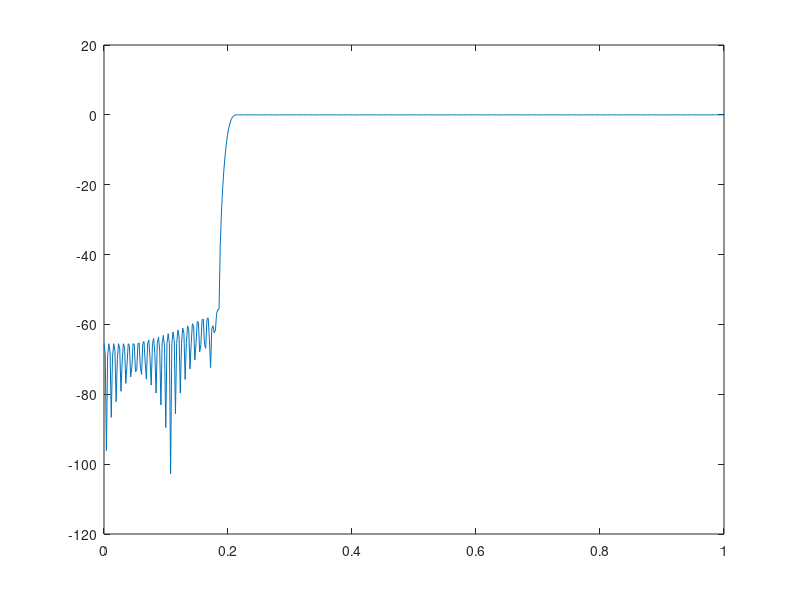

The MATLAB source for this figure: (Note: this script raises an error after producing the figure.)
%% Experiment - 4
% Exercise - 2
clc;
clear;

%% High pass FIR filter design using the window method
w_s = 0.2;  % Stop band frequency
w_p = 0.3;  % Pass band frequency
w_c = w_s + (w_p - w_s) / 2;  % Cut-off frequency

k = 4;  % Hamming window
N = ceil((2 * k * pi) / (w_p - w_s));  % Order of filter
win = window(@hamming, N+1);  % Hamming window
NUM = fir1(N, w_s, 'high', win);  % Numerator coefficients of T[z]
DEN = [1];  % Denominator coefficients of T[z]

[H, W] = freqz(NUM, DEN);  % Frequency response

figure; grid ON;
plot(W / pi, 20 * log10(abs(H)))  % Magnitude spectrum
title('Magnitude spectrum of High pass FIR filter', "Ashrith 200902016");
xlabel('Normalized Frequency  (\times\pi rad/sample)'), ylabel('Gain (dB)');

figure;
zplane(NUM, DEN)
title('Pole-Zero Plot', "Ashrith 200902016");
